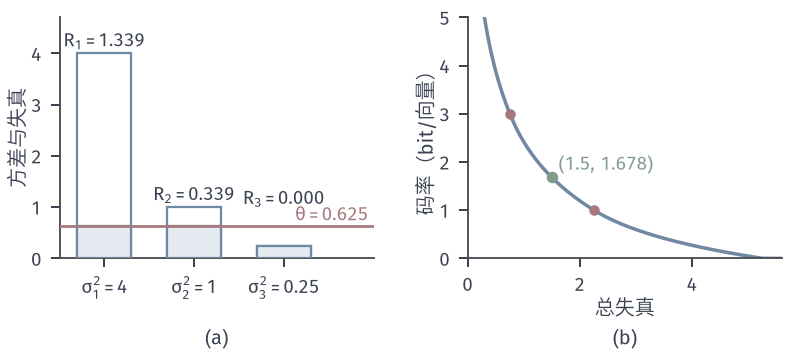

Generate this figure with Python:
"""Reverse water-filling for independent Gaussian components with variances (4,1,0.25).
(a) total distortion D=1.5 -> level theta=0.625; D_k=min(theta, sigma_k^2) (blue fill), rates
    (1/2)log2(sigma_k^2/D_k)=1.339, 0.339, 0 bit.
(b) total R(D) in bits per vector; red dots where components drop out (D=0.75, 2.25), green: example."""
from pathlib import Path
import sys
import math
HERE = Path(__file__).resolve().parent
sys.path.insert(0, str(HERE.parent/'rd-common'))
from common import *

sig = np.array([4., 1., .25])


def level(D):
    lo, hi = 0., sig.max()
    for _ in range(200):
        t = (lo+hi)/2
        if np.minimum(t, sig).sum() < D: lo = t
        else: hi = t
    return (lo+hi)/2


def Rtot(D):
    if D >= sig.sum(): return 0.
    t = level(D); Dk = np.minimum(t, sig)
    return float(np.sum(.5*np.log2(sig/Dk)))


th = level(1.5); Dk = np.minimum(th, sig); Rk = .5*np.log2(sig/Dk)
fig, axs = figure(width_mm=112, height_mm=50, ncols=2)
panel(fig, left=.075, right=.985, top=.95, bottom=.27, wspace=.3)
ax = axs[0]
for k, s in enumerate(sig):
    ax.bar(k, s, width=.6, color='white', edgecolor=BLUE, lw=.9, zorder=2)
    ax.bar(k, Dk[k], width=.6, color=BLUE_FILL, edgecolor=BLUE, lw=.9, zorder=3)
    lab(ax, k, max(s, th+.3)+.12, f'$R_{k+1}={Rk[k]:.3f}$', INK, ha='center')
ax.axhline(th, color=RED, lw=1.1, zorder=4)
lab(ax, 2.95, th+.1, '$\\theta=0.625$', RED, ha='right')
ax.set_xticks([0, 1, 2]); ax.set_xticklabels(['$\\sigma_1^2=4$', '$\\sigma_2^2=1$', '$\\sigma_3^2=0.25$'])
ax.set_ylim(0, 4.7); ax.set_xlim(-.5, 3.0)
ax.set_ylabel('方差与失真', labelpad=1)
ax = axs[1]
D = np.linspace(.05, 5.6, 400)
ax.plot(D, [Rtot(x) for x in D], color=BLUE, lw=1.4)
for x in (.75, 2.25):
    dot(ax, x, Rtot(x), RED)
dot(ax, 1.5, Rtot(1.5), GREEN, ms=4.6)
lab(ax, 1.62, Rtot(1.5)+.15, f'$({1.5},\\,{Rtot(1.5):.3f})$', GREEN, ha='left')
ax.set_xlim(0, 5.6); ax.set_ylim(0, 5)
axlab(ax, '总失真', '码率（bit/向量）')
tags(fig, axs)
save(fig, HERE, 'figure', {'theta': th, 'Dk': Dk.tolist(), 'Rk': Rk.tolist(), 'R_total': float(Rk.sum()),
                          'R_at_0.75': Rtot(.75), 'R_at_2.25': Rtot(2.25)})
